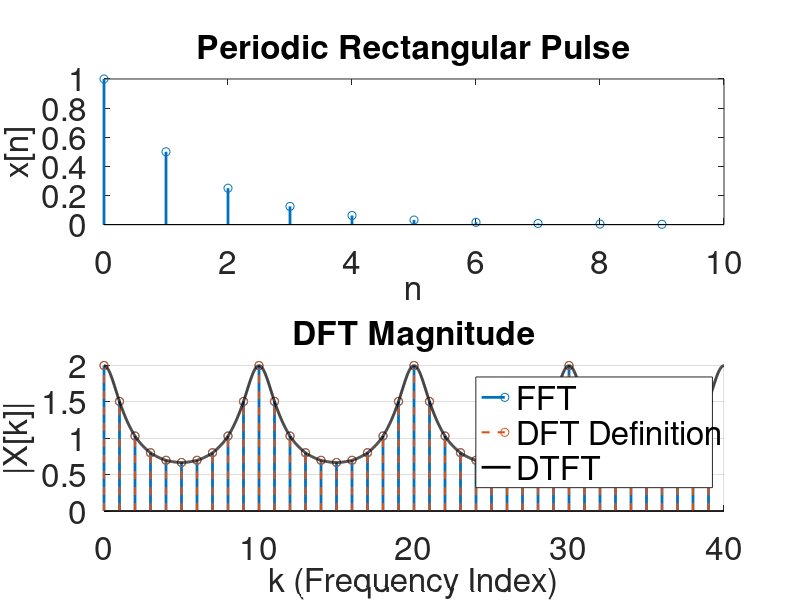
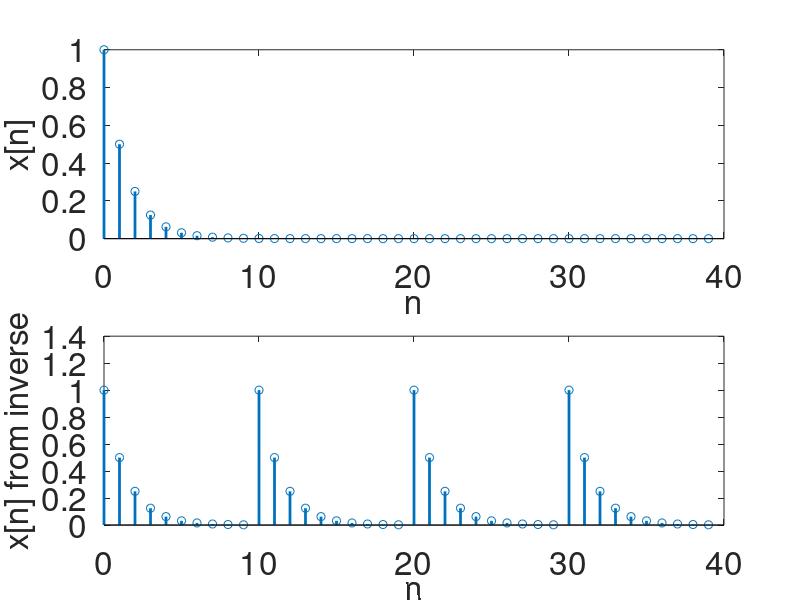

The MATLAB source for these figures, in order:
% Lecture 19, Oct 21, Chapter 7, Discrete Fourier Series and Transforms
close all; clear;

N = 10; % length of discrete time signal

% plot options
one_period = false;
zero_centered = false;
plot_DTFT = true;
plot_inverse = true;
% Display four periods in time domain
n_vec = 0:(N-1);
x = (0.5).^n_vec; %square pulse with duty cycle of 50%

% Extract one period for Fourier calculations
n = n_vec;
x_period = x;

% Centered frequency indices
if one_period
    if zero_centered
        k_vec = -N/2:N/2-1;
    else
        k_vec = 0:(N-1);
    end
else
    if zero_centered
        k_vec = -N*2:(2*N-1);
    else
        k_vec = 0:(4*N-1);
    end
end

% FFT of one period
if one_period
    if zero_centered
    gft = fftshift(fft(x_period));
    else
        gft = fft(x_period);
    end
else
    X_fft = fft(x_period);
    gft = X_fft(mod(k_vec,N)+1);
end

% DFT from definition
gft2 = zeros(1,length(k_vec));

% Analytical DFT after simplification in class
X_analytical = zeros(1,length(k_vec));

for ii = 1:length(k_vec)

    k = k_vec(ii);

    % % Analytical expression
    % if mod(k,N) == 0
    %     X_analytical(ii) = N/2;
    % else
    %     % Use the scaled Dirichlet function found in class
    %     X_analytical(ii) = exp(-1i*pi*k*(N/2-1)/N)*...
    %         sin(pi*k*(N/2)/N)/sin(pi*k/N);
    % end

    % DFS/DFT from complex exponential definition
    for ni = 1:N
        gft2(ii) = gft2(ii) + ...
            x_period(ni)*exp(-1i*2*pi*n(ni)*k/N);
    end

end

if plot_DTFT
k_fine = linspace(0,4*N,4000);
omega = 2*pi*k_fine/N;

X_dtft = zeros(size(omega));

for ni = 1:N
    X_dtft = X_dtft + ...
        x_period(ni)*exp(-1i*omega*n(ni));
end
if zero_centered
    X_dtft = fftshift(X_dtft);
    k_fine = linspace(-2*N,2*N,4000);
end
end

if plot_inverse

    % Reconstruct four periods
    n_vec_long = 0:4*N-1;

    x_long = zeros(size(n_vec_long));

    % Original aperiodic exponential extended in discrete time
    x_l = (0.5).^n_vec_long;

    % Inverse DFT
    for ii = 1:length(n_vec_long)

        n_val = n_vec_long(ii);

        for ki = 1:N

            k = k_vec(ki);

            x_long(ii) = x_long(ii) + ...
                gft2(ki)*exp(1i*2*pi*k*n_val/N);

        end

        % Normalize by original amount of samples
        x_long(ii) = x_long(ii)/N;

    end
end
% Plot results
figure(1);
subplot(2,1,1)
stem(n_vec,x,'LineWidth',2);
xlabel('n');
ylabel('x[n]');
title('Periodic Rectangular Pulse');
set(findall(gcf,'-property','FontSize'),'FontSize',24)
subplot(2,1,2)
hold on;
stem(k_vec,abs(gft),'LineWidth',2);
stem(k_vec,abs(gft2),'--','LineWidth',1.5);
% plot(k_vec,abs(X_analytical),'ro','LineWidth',2);
if plot_DTFT
plot(k_fine,abs(X_dtft),'k-','LineWidth',2);
end
legend('FFT','DFT Definition','DTFT');
xlabel('k (Frequency Index)');
ylabel('|X[k]|');
title('DFT Magnitude');
grid on
set(findall(gcf,'-property','FontSize'),'FontSize',24)

if plot_inverse
    figure(2);
    subplot(2,1,1)
    stem(n_vec_long,x_l,'LineWidth',2);
xlabel('n');
ylabel('x[n]');
set(findall(gcf,'-property','FontSize'),'FontSize',24)
    subplot(2,1,2)
    stem(n_vec_long,x_long,'LineWidth',2);
xlabel('n');
ylabel('x[n] from inverse');
set(findall(gcf,'-property','FontSize'),'FontSize',24)
end
